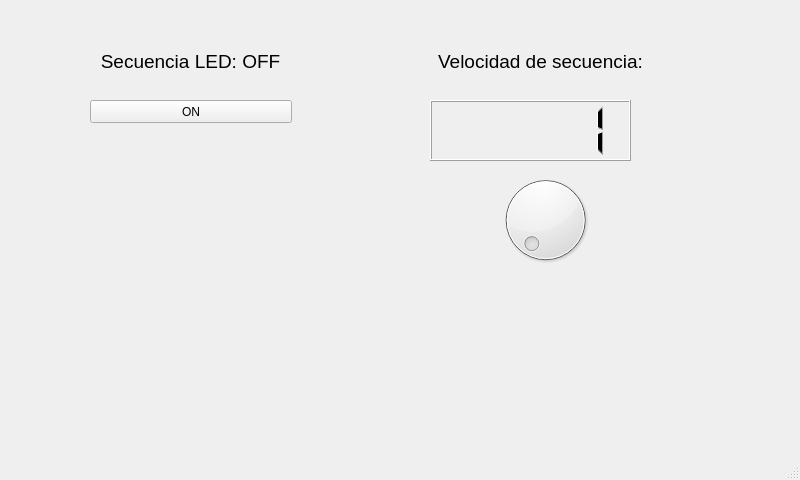
<?xml version="1.0" encoding="UTF-8"?>
<ui version="4.0">
 <class>MainWindow</class>
 <widget class="QMainWindow" name="MainWindow">
  <property name="geometry">
   <rect>
    <x>0</x>
    <y>0</y>
    <width>800</width>
    <height>480</height>
   </rect>
  </property>
  <property name="mouseTracking">
   <bool>false</bool>
  </property>
  <property name="windowTitle">
   <string>MainWindow</string>
  </property>
  <widget class="QWidget" name="centralwidget">
   <property name="layoutDirection">
    <enum>Qt::LeftToRight</enum>
   </property>
   <widget class="QDial" name="dial">
    <property name="geometry">
     <rect>
      <x>470</x>
      <y>170</y>
      <width>151</width>
      <height>100</height>
     </rect>
    </property>
    <property name="mouseTracking">
     <bool>true</bool>
    </property>
    <property name="minimum">
     <number>1</number>
    </property>
    <property name="maximum">
     <number>9</number>
    </property>
    <property name="invertedAppearance">
     <bool>false</bool>
    </property>
   </widget>
   <widget class="QLCDNumber" name="lcdNumber">
    <property name="geometry">
     <rect>
      <x>430</x>
      <y>100</y>
      <width>201</width>
      <height>61</height>
     </rect>
    </property>
    <property name="intValue" stdset="0">
     <number>1</number>
    </property>
   </widget>
   <widget class="QLabel" name="label_2">
    <property name="geometry">
     <rect>
      <x>40</x>
      <y>30</y>
      <width>301</width>
      <height>63</height>
     </rect>
    </property>
    <property name="font">
     <font>
      <pointsize>14</pointsize>
     </font>
    </property>
    <property name="text">
     <string>Secuencia LED: OFF</string>
    </property>
    <property name="alignment">
     <set>Qt::AlignCenter</set>
    </property>
   </widget>
   <widget class="QPushButton" name="pushButton">
    <property name="geometry">
     <rect>
      <x>90</x>
      <y>100</y>
      <width>202</width>
      <height>23</height>
     </rect>
    </property>
    <property name="text">
     <string>ON</string>
    </property>
   </widget>
   <widget class="QLabel" name="label_3">
    <property name="geometry">
     <rect>
      <x>390</x>
      <y>30</y>
      <width>301</width>
      <height>63</height>
     </rect>
    </property>
    <property name="font">
     <font>
      <pointsize>14</pointsize>
     </font>
    </property>
    <property name="text">
     <string>Velocidad de secuencia:</string>
    </property>
    <property name="alignment">
     <set>Qt::AlignCenter</set>
    </property>
   </widget>
  </widget>
  <widget class="QMenuBar" name="menubar">
   <property name="geometry">
    <rect>
     <x>0</x>
     <y>0</y>
     <width>800</width>
     <height>22</height>
    </rect>
   </property>
  </widget>
  <widget class="QStatusBar" name="statusbar"/>
 </widget>
 <resources/>
 <connections/>
</ui>
